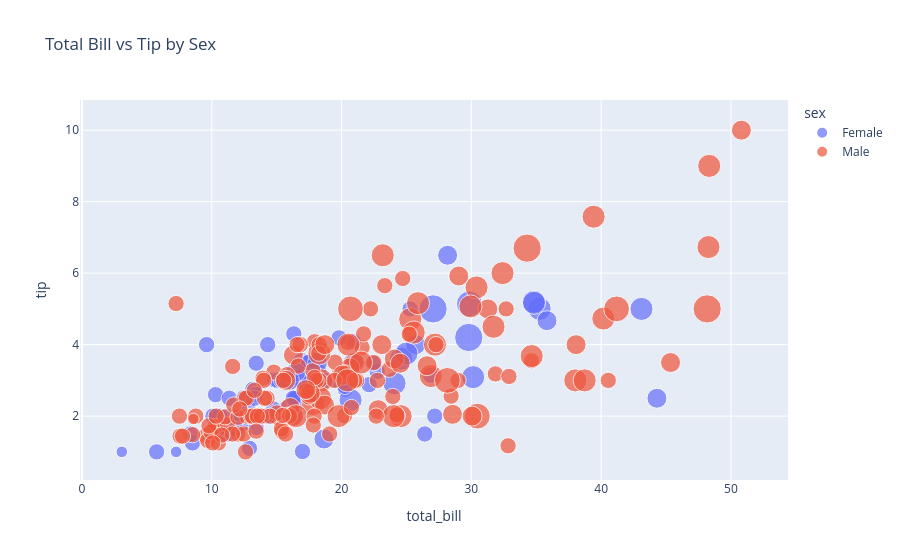

Source (notebook cell):
### Code cell
import plotly.express as px

fig = px.scatter(df, x='total_bill', y='tip', color='sex',
                 size='size', hover_data=['day', 'time'],
                 title='Total Bill vs Tip by Sex')
fig.show()

### Figure 1 — Plotly figure (JSON) as saved in the notebook; plotly's stock layout.template omitted (floating-point values rounded to 4 significant figures; data arrays with more than 128 entries replaced by an {"elided": "..."} marker saying what was removed)
{"data": [{"customdata": {"elided": "87x2 str values"}, "hovertemplate": "sex=Female<br>total_bill=%{x}<br>tip=%{y}<br>size=%{marker.size}<br>day=%{customdata[0]}<br>time=%{customdata[1]}<extra></extra>", "legendgroup": "Female", "marker": {"color": "#636efa", "size": [2, 4, 4, 2, 3, 3, 2, 2, 2, 2, 4, 3, 2, 4, 2, 2, 1, 3, 2, 2, 2, 1, 4, 2, 2, 2, 2, 2, 3, 2, 2, 2, 1, 3, 2, 2, 2, 4, 2, 2, 6, 2, 2, 2, 2, 2, 2, 2, 2, 2, 2, 2, 6, 2, 2, 3, 2, 5, 4, 2, 3, 2, 2, 2, 2, 3, 3, 2, 4, 2, 2, 2, 2, 3, 2, 2, 3, 2, 4, 2, 3, 2, 2, 2, 3, 2, 2], "sizemode": "area", "sizeref": 0.015, "symbol": "circle"}, "mode": "markers", "name": "Female", "orientation": "v", "showlegend": true, "type": "scatter", "x": [16.99, 24.59, 35.26, 14.83, 10.33, 16.97, 20.29, 15.77, 19.65, 15.06, 20.69, 16.93, 10.29, 34.81, 26.41, 16.45, 3.07, 17.07, 26.86, 25.28, 14.73, 10.07, 34.83, 5.75, 16.32, 22.75, 11.35, 15.38, 44.3, 22.42, 20.92, 14.31, 7.25, 25.71, 17.31, 10.65, 12.43, 24.08, 13.42, 12.48, 29.8, 14.52, 11.38, 20.27, 11.17, 12.26, 18.26, 8.51, 10.33, 14.15, 13.16, 17.47, 27.05, 16.43, 8.35, 18.64, 11.87, 29.85, 25.0, 13.39, 16.21, 17.51, 10.59, 10.63, 9.6, 20.9, 18.15, 19.81, 43.11, 13.0, 12.74, 13.0, 16.4, 16.47, 12.76, 13.27, 28.17, 12.9, 30.14, 13.42, 15.98, 16.27, 10.09, 22.12, 35.83, 27.18, 18.78], "xaxis": "x", "y": [1.01, 3.61, 5.0, 3.02, 1.67, 3.5, 2.75, 2.23, 3.0, 3.0, 2.45, 3.07, 2.6, 5.2, 1.5, 2.47, 1.0, 3.0, 3.14, 5.0, 2.2, 1.83, 5.17, 1.0, 4.3, 3.25, 2.5, 3.0, 2.5, 3.48, 4.08, 4.0, 1.0, 4.0, 3.5, 1.5, 1.8, 2.92, 1.68, 2.52, 4.2, 2.0, 2.0, 2.83, 1.5, 2.0, 3.25, 1.25, 2.0, 2.0, 2.75, 3.5, 5.0, 2.3, 1.5, 1.36, 1.63, 5.14, 3.75, 2.61, 2.0, 3.0, 1.61, 2.0, 4.0, 3.5, 3.5, 4.19, 5.0, 2.0, 2.01, 2.0, 2.5, 3.23, 2.23, 2.5, 6.5, 1.1, 3.09, 3.48, 3.0, 2.5, 2.0, 2.88, 4.67, 2.0, 3.0], "yaxis": "y"}, {"customdata": {"elided": "157x2 str values"}, "hovertemplate": "sex=Male<br>total_bill=%{x}<br>tip=%{y}<br>size=%{marker.size}<br>day=%{customdata[0]}<br>time=%{customdata[1]}<extra></extra>", "legendgroup": "Male", "marker": {"color": "#EF553B", "size": {"elided": "157 int values"}, "sizemode": "area", "sizeref": 0.015, "symbol": "circle"}, "mode": "markers", "name": "Male", "orientation": "v", "showlegend": true, "type": "scatter", "x": {"elided": "157 float values"}, "xaxis": "x", "y": {"elided": "157 float values"}, "yaxis": "y"}], "layout": {"legend": {"itemsizing": "constant", "title": {"text": "sex"}, "tracegroupgap": 0}, "title": {"text": "Total Bill vs Tip by Sex"}, "xaxis": {"anchor": "y", "domain": [0, 1], "title": {"text": "total_bill"}}, "yaxis": {"anchor": "x", "domain": [0, 1], "title": {"text": "tip"}}}}
